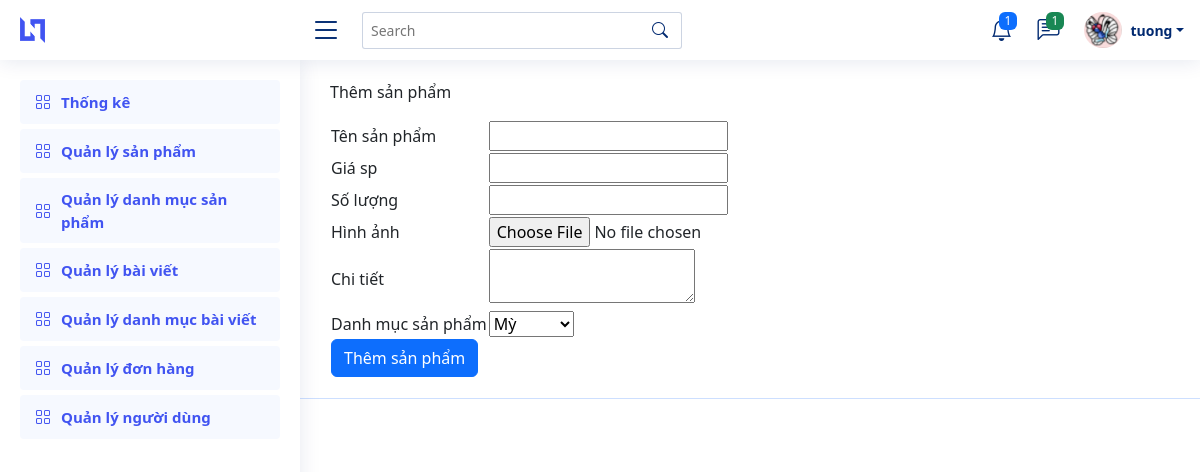
The app's page /Admin/index.php?quanly=sanpham&action=trangthem (signed in) with its own data.
### tables this page shows
CREATE TABLE `nguoidung` (
  `id_nguoidung` int(200) NOT NULL,
  `tennguoidung` varchar(200) NOT NULL,
  `diachi` varchar(200) NOT NULL,
  `matkhau` varchar(200) NOT NULL,
  `sdt` int(20) NOT NULL,
  `email` varchar(200) NOT NULL,
  `ma_pq` int(11) NOT NULL,
  `hinhanh` varchar(300) NOT NULL
);

### Admin/Controllers/sanpham_controller.php (called while the page is built, shortened)
<?php
require_once("Model/sanpham.php");
class Sanpham_controller{
    var $sanpham_model;
    public function __construct(){
        $this->sanpham_model=new Sanpham();
    }
    function trangthem(){
        $id=$_SESSION["id_nguoidung"];
        $data_nd=$this->sanpham_model->tt_nguoidung($id);
        $data_dm=$this->sanpham_model->danhmuc_sp();
        require_once("View/index.php");
    }
}

### Admin/Model/connection.php (called while the page is built, shortened)
<?php
    class connection{
        function __construct()
        {
            $severname ="localhost";
            $username ="root";
            $password ="";
            $db_name ="web_mycay";
            $this->mysqli = new mysqli($severname,$username,$password,$db_name);
        }
    }
?>

### Admin/Model/model.php (called while the page is built, shortened)
<?php
require_once("connection.php");
class Model{
    var $mysqli;
     public function __construct(){
        $conn_model=new connection();
        $this->mysqli=$conn_model->mysqli;
     }
     function tt_nguoidung($id){
      $query= "SELECT * FROM nguoidung where id_nguoidung ='$id' limit 1";
     return $this->mysqli->query($query)->fetch_assoc();
  }
}

### Admin/Model/sanpham.php (called while the page is built, shortened)
<?php
require_once("model.php");
class Sanpham extends Model{
function danhmuc_sp(){
    $query = "SELECT * FROM danhmucsanpham ORDER BY id_danhmuc DESC";
    require("result.php");
    return $data;
}
}

### Admin/Model/result.php (called while the page is built)
<?php
$result = $this->mysqli->query($query);
$data = array();
while ($row = $result->fetch_assoc()) {
    $data[] = $row;
}
?>

### Admin/View/sanpham/them.php (the view)
<main id="main" class="main">
<p>Thêm sản phẩm</p>
<table >
 <form method="POST" action="?quanly=sanpham&action=them" enctype="multipart/form-data">
	  <tr>
	  	<td>Tên sản phẩm</td>
	  	<td><input type="text" name="tensanpham"></td>
	  </tr>
	  <tr>
	  	<td>Giá sp</td>
	  	<td><input type="text" name="giasp"></td>
	  </tr>
	  <tr>
	  	<td>Số lượng</td>
	  	<td><input type="text" name="soluong"></td>
	  </tr>
	   <tr>
	  	<td>Hình ảnh</td>
	  	<td><input type="file" name="hinhanh"></td>
	  </tr>
	  <tr>
	  	<td>Chi tiết</td>
	  	<td><Textarea id="noidung" name="chitiet"></Textarea></td>
	  </tr>
	  <tr>
	    <td>Danh mục sản phẩm</td>
	    <td>
	    	<select name="danhmuc">
	    		<?php
	    		for ($i=0; $i < count($data_dm); $i++) {
	    		?>
	    		<option value="<?php echo $data_dm[$i]['id_danhmuc'] ?>"><?php echo $data_dm[$i]['ten_danh_muc'] ?></option>
	    		<?php
	    		}
	    		?>
	    	</select>
	    </td>
	  </tr>
	   <tr>
	    <td colspan="2"><input class="btn btn-primary" type="submit" name="themsanpham" value="Thêm sản phẩm"></td>
	  </tr>
 </form>
</table>
</main>

### Admin/View/menu.php (shortened to what this page needs)
<header id="header" class="header fixed-top d-flex align-items-center">
  <div class="d-flex align-items-center justify-content-between">
    <a href="index.html" class="logo d-flex align-items-center">
      <img src="assets/img/logo.png" alt="">
    </a>
    <i class="bi bi-list toggle-sidebar-btn"></i>
  </div>
  <div class="search-bar">
    <form class="search-form d-flex align-items-center" method="POST" action="#">
      <input type="text" name="query" placeholder="Search" title="Enter search keyword">
      <button type="submit" title="Search"><i class="bi bi-search"></i></button>
    </form>
  </div>
  <nav class="header-nav ms-auto">
    <ul class="d-flex align-items-center">
      <li class="nav-item dropdown">
        <a class="nav-link nav-icon" href="#" data-bs-toggle="dropdown">
          <i class="bi bi-bell"></i>
          <span class="badge bg-primary badge-number">1</span>
        </a>
      </li>
      <li class="nav-item dropdown">
        <a class="nav-link nav-icon" href="#" data-bs-toggle="dropdown">
          <i class="bi bi-chat-left-text"></i>
          <span class="badge bg-success badge-number">1</span>
        </a>
      </li>
      <li class="nav-item dropdown pe-3">
        <a class="nav-link nav-profile d-flex align-items-center pe-0" href="#" data-bs-toggle="dropdown">
          <img src="../Public/img/<?php echo $data_nd["hinhanh"] ?>" alt="Profile" class="rounded-circle">
          <span class="d-none d-md-block dropdown-toggle ps-2"><?php echo $data_nd["tennguoidung"] ?></span>
        </a>
      </li>
    </ul>
  </nav>
</header>
<aside id="sidebar" class="sidebar">
  <ul class="sidebar-nav" id="sidebar-nav">
    <li class="nav-item">
      <a class="nav-link " href="?">
        <i class="bi bi-grid"></i>
        <span>Thống kê    </span>
      </a>
    </li>
 <li class="nav-item">
      <a class="nav-link " href="?quanly=sanpham&action=lietke">
        <i class="bi bi-grid"></i>
        <span>Quản lý sản phẩm</span>
      </a>
    </li>
 <li class="nav-item">
      <a class="nav-link " href="?quanly=danhmuc_sp&action=lietke">
        <i class="bi bi-grid"></i>
        <span>Quản lý danh mục sản phẩm</span>
      </a>
    </li>
 <li class="nav-item">
      <a class="nav-link " href="?quanly=baiviet&action=lietke">
        <i class="bi bi-grid"></i>
        <span>Quản lý bài viết</span>
      </a>
    </li>
 <li class="nav-item">
      <a class="nav-link " href="?quanly=danhmuc_bv&action=lietke">
        <i class="bi bi-grid"></i>
        <span>Quản lý danh mục bài viết</span>
      </a>
    </li>
 <li class="nav-item">
      <a class="nav-link " href="?quanly=donhang&action=lietke">
        <i class="bi bi-grid"></i>
        <span>Quản lý đơn hàng</span>
      </a>
    </li>
 <li class="nav-item">
      <a class="nav-link " href="?quanly=nguoidung&action=lietke">
        <i class="bi bi-grid"></i>
        <span>Quản lý người dùng</span>
      </a>
    </li>
  </ul>
</aside>

### Admin/Public/css/style.css (style rules this page uses)
:root { scroll-behavior: smooth; }
body { font-family: "Open Sans", sans-serif; background: #f6f9ff; color: #444444; }
a { color: #4154f1; text-decoration: none; }
#main { margin-top: 60px; padding: 20px 30px; transition: all 0.3s; }
.logo { line-height: 1; }
@media (min-width: 1200px) { .logo { width: 280px; } }
.logo img { max-height: 26px; margin-right: 6px; }
.header { transition: all 0.5s; z-index: 997; height: 60px; box-shadow: 0px 2px 20px rgba(1, 41, 112, 0.1); background-color: #fff; padding-left: 20px; }
.header .toggle-sidebar-btn { font-size: 32px; padding-left: 10px; cursor: pointer; color: #012970; }
.header .search-bar { min-width: 360px; padding: 0 20px; }
.header .search-form { width: 100%; }
.header .search-form input { border: 0; font-size: 14px; color: #012970; border: 1px solid rgba(1, 41, 112, 0.2); padding: 7px 38px 7px 8px; border-radius: 3px; transition: 0.3s; width: 100%; }
.header .search-form button { border: 0; padding: 0; margin-left: -30px; background: none; }
.header .search-form button i { color: #012970; }
.header-nav ul { list-style: none; }
.header-nav>ul { margin: 0; padding: 0; }
.header-nav .nav-icon { font-size: 22px; color: #012970; margin-right: 25px; position: relative; }
.header-nav .nav-profile { color: #012970; }
.header-nav .nav-profile img { max-height: 36px; }
.header-nav .nav-profile span { font-size: 14px; font-weight: 600; }
.header-nav .badge-number { position: absolute; inset: -2px -5px auto auto; font-weight: normal; font-size: 12px; padding: 3px 6px; }
.sidebar { position: fixed; top: 60px; left: 0; bottom: 0; width: 300px; z-index: 996; transition: all 0.3s; padding: 20px; overflow-y: auto; scrollbar-width: thin; scrollbar-color: #aab7cf transparent; box-shadow: 0px 0px 20px rgba(1, 41, 112, 0.1); background-color: #fff; }
@media (min-width: 1200px) { #main, #footer { margin-left: 300px; } }
.sidebar-nav { padding: 0; margin: 0; list-style: none; }
.sidebar-nav li { padding: 0; margin: 0; list-style: none; }
.sidebar-nav .nav-item { margin-bottom: 5px; }
.sidebar-nav .nav-link { display: flex; align-items: center; font-size: 15px; font-weight: 600; color: #4154f1; transition: 0.3; background: #f6f9ff; padding: 10px 15px; border-radius: 4px; }
.sidebar-nav .nav-link i { font-size: 16px; margin-right: 10px; color: #4154f1; }

### records on screen
nguoidung: hinhanh (picture), tennguoidung "tuong"

### other values on screen
form field danhmuc "Mỳ"
